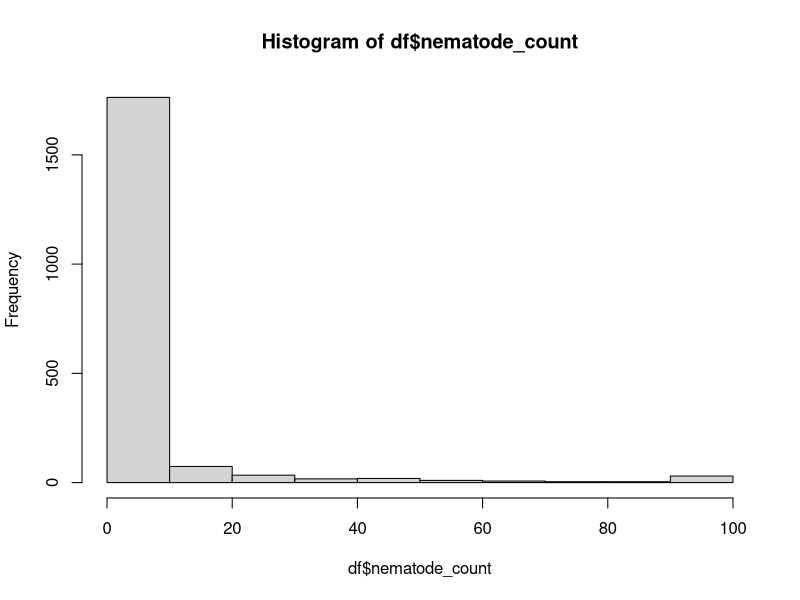
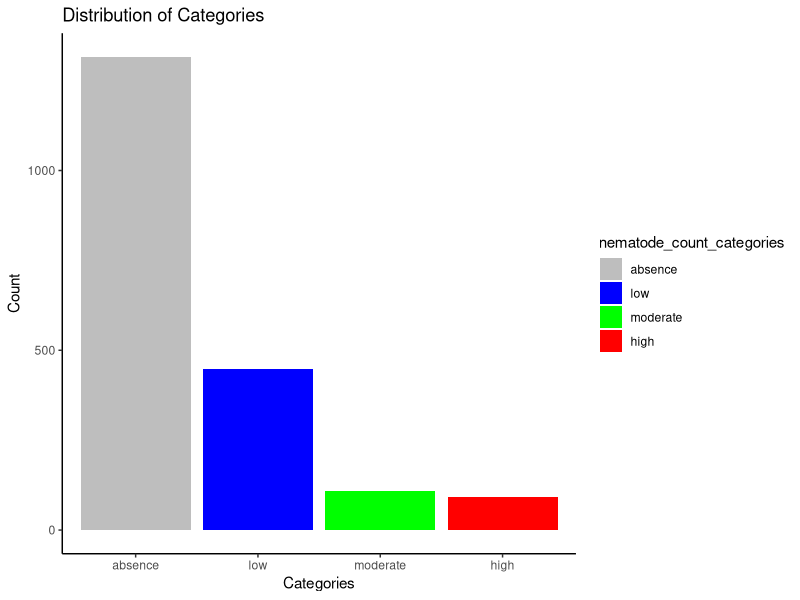
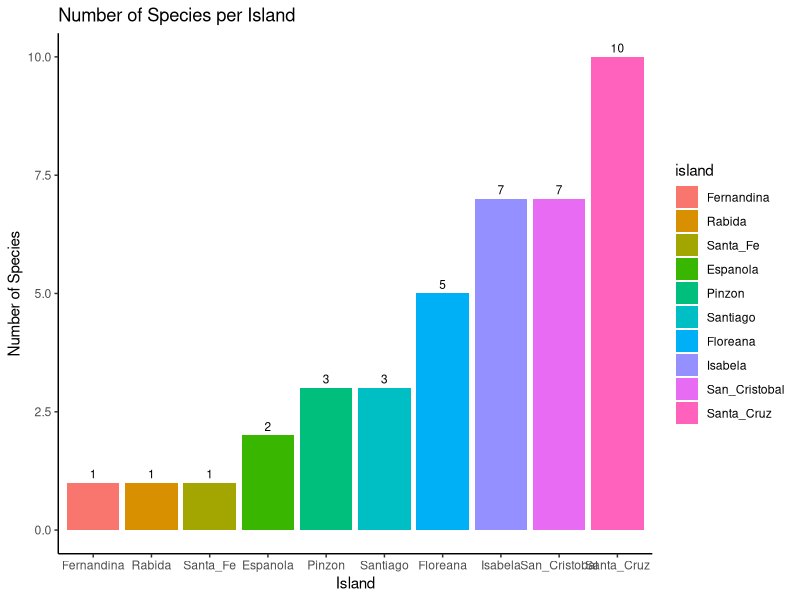
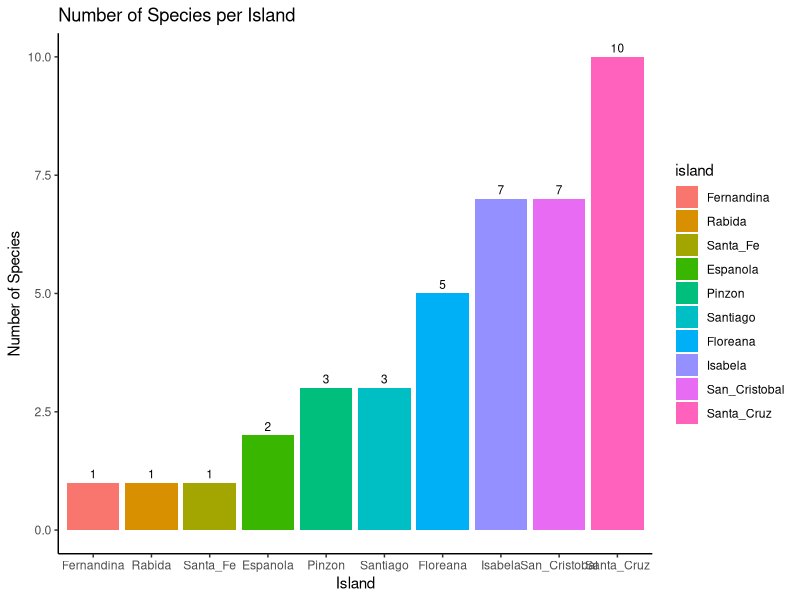

Write the R code that produced these figures, in order. (Note: this script raises an error after producing the figures.)
## ---- chunk 1
library(dplyr)
library(ggplot2)
## ---- chunk 2
df <- read.csv("sampling.csv", header = TRUE)
df$nematode_count[which(df$nematode_count == ">100")] <- "100"
df$nematode_count <- as.numeric(df$nematode_count)
df <- df[1:1962,]
hist(df$nematode_count)
## ---- chunk 3

df <- df %>%
  mutate(nematode_count_categories = cut(nematode_count, 
                          breaks = c(-Inf, 0, 10, 30, Inf), 
                          labels = c("absence", "low", "moderate", "high"),
                          include.lowest = TRUE)) 

## ---- chunk 4
ggplot(df, aes(x = nematode_count_categories, fill = nematode_count_categories)) +
  geom_bar() +
  labs(title = "Distribution of Categories",
       x = "Categories",
       y = "Count") +
  scale_fill_manual(values = c("absence" = "gray", "low" = "blue", "moderate" = "green", "high" = "red")) +
  theme_classic()

## ---- chunk 5

# Assuming your data frame is named 'df' and the columns are named 'spp', 'island', and 'nematode_count'
# Count the number of species per island
species_counts <- df %>%
  group_by(island) %>%
  summarise(num_species = length(unique(spp)))

# Reorder the levels of the "island" factor based on the number of species
species_counts <- species_counts %>%
  mutate(island = factor(island, levels = island[order(num_species)]))


# Plot the number of species per island
nspp_island <- ggplot(species_counts, aes(x = island, y = num_species, fill = island)) +
  geom_bar(stat = "identity") +
  geom_text(aes(label = num_species), vjust = -0.5, size = 3) +  # Add text labels
  labs(title = "Number of Species per Island",
       x = "Island",
       y = "Number of Species") +
  theme_classic()

nspp_island


ggsave("nspp_island.jpeg", height = 7, width = 10)





## ---- chunk 6


barplots_counts_spp_island <- ggplot(df, aes(x = spp, fill = nematode_count_categories)) +
  geom_bar(stat = "identity") +  # Use geom_bar for barplots
  labs(title = "Nematode Counts per Species and Category",
       x = "Species",
       y = "Nematode Counts") +
  facet_wrap(~ island, scales = "free", strip.position = "top") +
  theme_classic() +
  theme(
    legend.position = "top",
    legend.box = "horizontal",
    legend.spacing.x = unit(0.2, "cm"),
    axis.text.x = element_text(angle = 45, hjust = 1) 
  )



barplots_counts_spp_island






ggplot(df, aes(x = spp, y = count, fill = nematode_count_categories)) +
  geom_bar(stat = "identity") +
  labs(title = "Nematode Count Categories per Species",
       x = "Species",
       y = "Count") +
  facet_wrap(~ island, scales = "free") +  # Facet by island with free scales
  scale_fill_manual(values = c("absence" = "gray", "low" = "blue", "moderate" = "green", "high" = "red")) +  # Specify colors
  theme_classic() +
  theme(
    legend.position = "top",
    legend.box = "horizontal",
    legend.spacing.x = unit(0.2, "cm"),
    axis.text.x = element_text(angle = 45, hjust = 1) 
  )


ggplot(df, aes(x = spp, y = nematode_count, fill = nematode_count_categories)) +
  geom_bar(position = "stack", stat = "identity", alpha = 0.7) +
  geom_jitter(position = position_dodge(width = 0.75), alpha = 0.5) +
  labs(title = "Nematode Counts per Species and Category",
       x = "Species",
       y = "Nematode Counts") +
  facet_wrap(~ island, scales = "free", strip.position = "top") +
  theme_classic() +
  theme(
    legend.position = "top",
    legend.box = "horizontal",
    legend.spacing.x = unit(0.2, "cm"),
    axis.text.x = element_text(angle = 45, hjust = 1) 
  )



ggsave("barplots_counts_spp_island_v2.jpeg", height = 7, width = 15)

## ---- chunk 7

plot_counts_spp_island <- ggplot(df, aes(x = spp, fill = nematode_count_categories)) +
  geom_bar(stat = "count", position = "stack") +  # Use position = "stack" for stacked bar plots
  labs(title = "Nematode Counts per Species and Category",
       x = "Species",
       y = "Nematode Counts") +
  facet_wrap(~ island, scales = "free", strip.position = "top") +
  theme_classic() +
  theme(
    legend.position = "top",
    legend.box = "horizontal",
    legend.spacing.x = unit(0.2, "cm"),
    axis.text.x = element_text(angle = 45, hjust = 1) 
  ) +
 scale_fill_manual(values = c("absence" = "gray", "low" = "blue", "moderate" = "green", "high" = "red"))

plot_counts_spp_island



## ---- chunk 8
df_load <- df %>%
  group_by(spp) %>%
  summarise(mean_load = mean(nematode_count, na.rm = TRUE)) %>%
  arrange(desc(mean_load))


correlation_data <- df %>%
  group_by(spp) %>%
  summarise(mean_load = mean(nematode_count, na.rm = TRUE),
            shell_brightness = first(shell_brightness)) %>%
  arrange(desc(mean_load))


